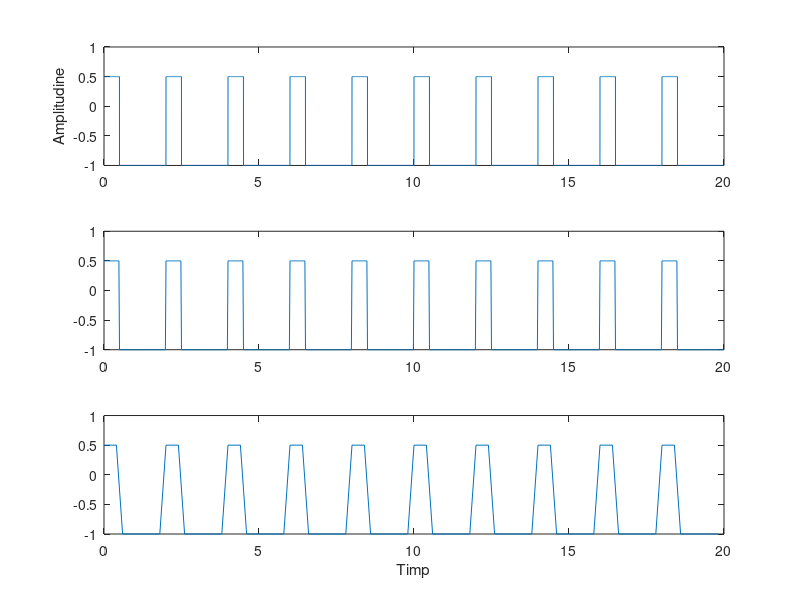

The MATLAB script that drew this image:
T = 20;
T0 = 2;
F0 = 1 / T0;

%rezolutiile temporala
dt1 = 0.002; N1 = T / dt1;
dt2 = 0.02; N2 = T / dt2;
dt3 = 0.2; N3 = T / dt3;

t1 = dt1 * ( 0: N1 - 1);
t2 = dt2 * ( 0: N2 - 1);
t3 = dt3 * ( 0: N3 - 1);

% generare semnale
y1 = 0.75 * square(2 * pi * F0 * t1,25) - 0.25;
y2 = 0.75 * square(2 * pi * F0 * t2,25) - 0.25;
y3 = 0.75 * square(2 * pi * F0 * t3,25) - 0.25;

% afisare semnale
figure(1);
    subplot(3,1,1);
        plot(t1,y1),ylabel('Amplitudine');
    subplot(3,1,2);
        plot(t2,y2);
    subplot(3,1,3);
        plot(t3,y3), xlabel('Timp');

